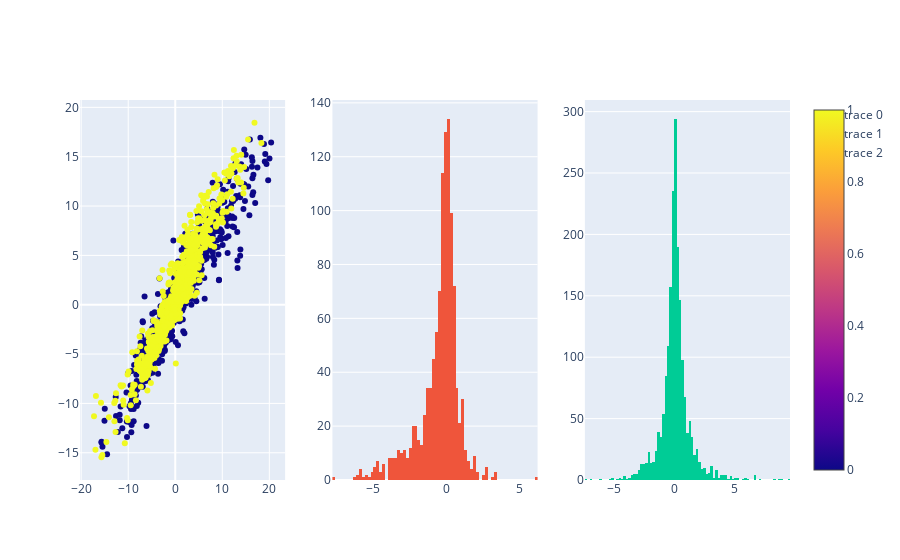

Notebook cell for this chart:
### Code cell
from plotly.subplots import make_subplots

fig = make_subplots(rows=1, cols=3)

fig.add_trace(go.Scatter(x=df_combine['macd_line'],y=df_combine['macd_signal'],marker_color=df_combine['is_pump'],mode='markers',marker=dict(showscale=True)), row=1, col=1)

fig.add_trace(go.Histogram(x=df_pump_cand['macd_diff']),row=1,col=2)
fig.add_trace(go.Histogram(x=df_not_pump_cand['macd_diff']),row=1,col=3)

fig.show()

### Figure 1 — Plotly figure (JSON) as saved in the notebook; plotly's stock layout.template omitted (floating-point values rounded to 4 significant figures; data arrays with more than 128 entries replaced by an {"elided": "..."} marker saying what was removed)
{"data": [{"marker": {"color": {"elided": "3054 int values"}, "showscale": true}, "mode": "markers", "type": "scatter", "x": {"elided": "3054 float values"}, "xaxis": "x", "y": {"elided": "3054 float values"}, "yaxis": "y"}, {"type": "histogram", "x": {"elided": "1121 float values"}, "xaxis": "x2", "yaxis": "y2"}, {"type": "histogram", "x": {"elided": "1933 float values"}, "xaxis": "x3", "yaxis": "y3"}], "layout": {"xaxis": {"anchor": "y", "domain": [0, 0.2889]}, "xaxis2": {"anchor": "y2", "domain": [0.3556, 0.6444]}, "xaxis3": {"anchor": "y3", "domain": [0.7111, 1]}, "yaxis": {"anchor": "x", "domain": [0, 1]}, "yaxis2": {"anchor": "x2", "domain": [0, 1]}, "yaxis3": {"anchor": "x3", "domain": [0, 1]}}}
